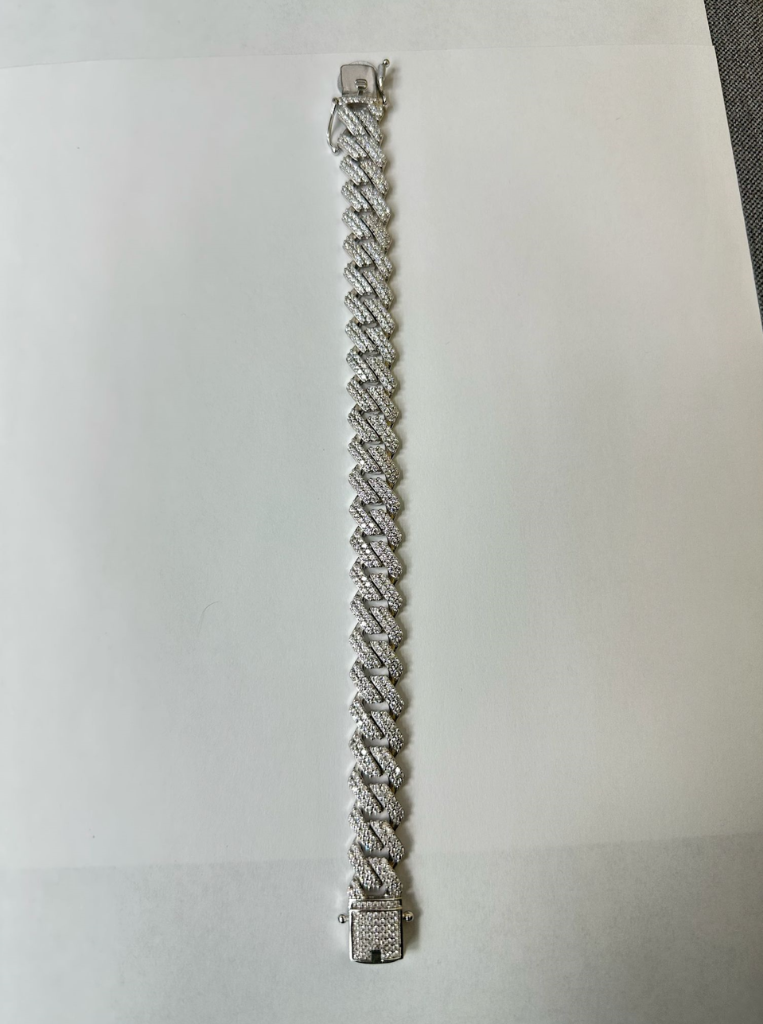
#> input picture public/hero-chain.png, 763 x 1024 px, found by its file name
$ python rotate_image.py
#> lines starting #> are read from the running program, lines starting #| are printed output that depends on the picture
from PIL import Image
import os

try:
    # Path to the current hero image
    input_path = r"C:\Users\Ryzen 9 5900X\Desktop\Antigravity\el-dorado-site\public\hero-chain.png"
    output_path = r"C:\Users\Ryzen 9 5900X\Desktop\Antigravity\el-dorado-site\public\hero-chain-mobile.png"

    print(f"Opening image from: {input_path}")
    img = Image.open(input_path)
#> img is the input picture: PIL image 763x1024 RGBA; mean R, G, B, A 182.8, 184.9, 179.4, 255

    # Rotate 90 degrees clockwise (or -90 to match the CSS rotate(90deg) which is clockwise)
    # CSS rotate(90deg) is usually clockwise. PIL rotate is counter-clockwise.
    # So rotate(-90) in PIL is 90 deg clockwise.
    print("Rotating image...")
    rotated_img = img.rotate(-90, expand=True)
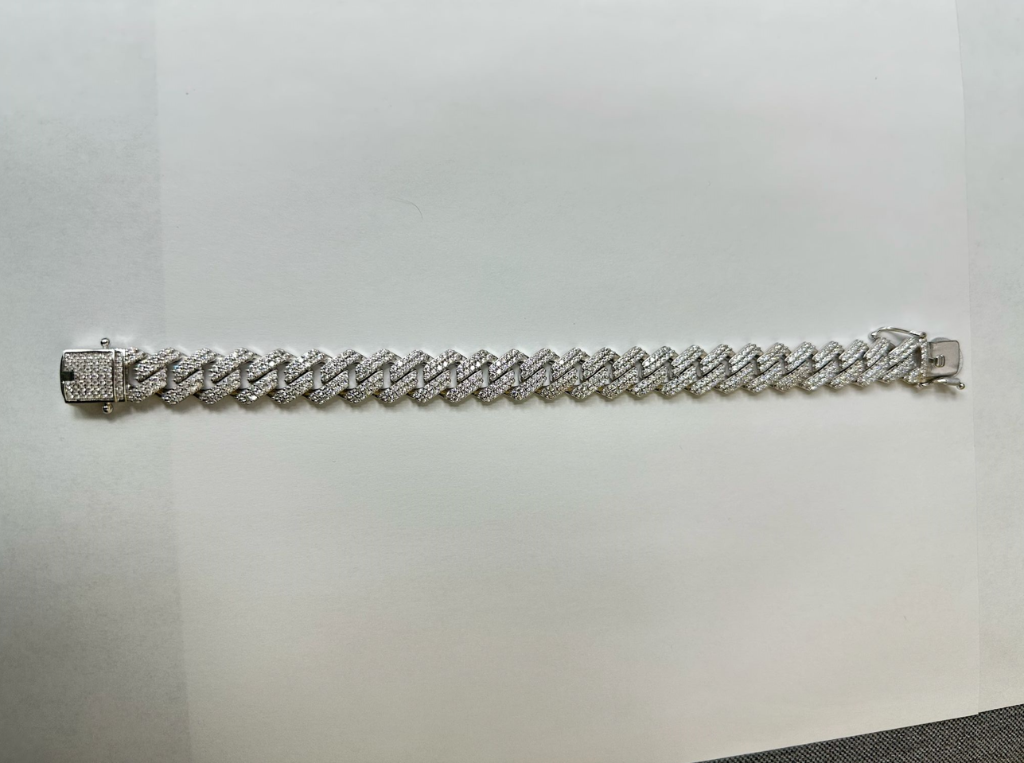
#> rotated_img: PIL image 1024x763 RGBA; mean R, G, B, A 182.8, 184.9, 179.4, 255

    print(f"Saving mobile version to: {output_path}")
    rotated_img.save(output_path)
    print("Success!")

except Exception as e:
    print(f"Error: {e}")
